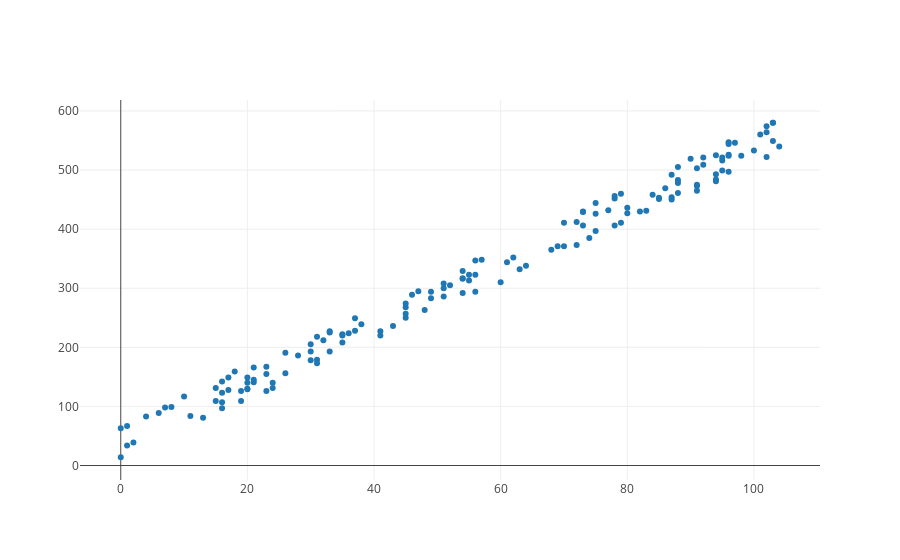

The cell this chart's notebook holds for it:
### Code cell
trace = trace_values(temperatures, noisy_customers)
plot([trace])

### Figure 1 — Plotly figure (JSON) as saved in the notebook; plotly's stock layout.template omitted (floating-point values rounded to 4 significant figures; data arrays with more than 128 entries replaced by an {"elided": "..."} marker saying what was removed)
{"data": [{"mode": "markers", "name": "data", "text": [], "type": "scatter", "uid": "15ad867d-d182-4252-840f-f1e55f1717ff", "x": {"elided": "150 int values"}, "y": {"elided": "150 int values"}}], "layout": {"autosize": true, "xaxis": {"autorange": true, "range": [-6.945, 110.9], "type": "linear"}, "yaxis": {"autorange": true, "range": [-27.46, 621.5], "type": "linear"}}}
